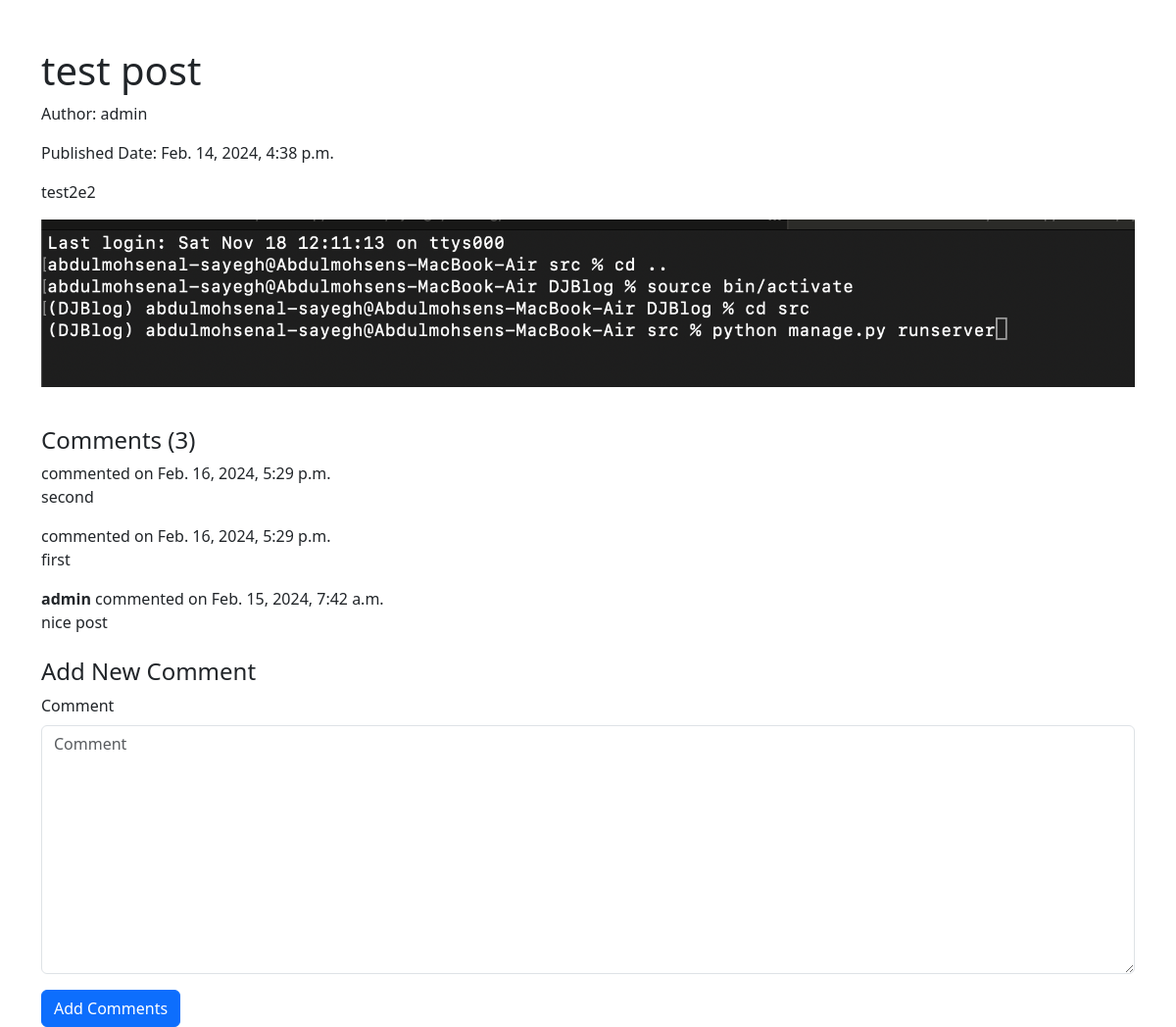
Page /blog/1/ on the committed database.
### blog/models.py (models this page shows, shortened)
class Post(models.Model):
    title = models.CharField(max_length = 100)
    content = models.TextField(max_length = 10000)
    author =models.ForeignKey(User, related_name = 'post_author', on_delete=models.CASCADE)
    draft = models.BooleanField(default = True)
    publish_date = models.DateTimeField(auto_now_add = True)
    tags = TaggableManager()
    image = models.ImageField(upload_to='blog',blank=True,null=True)

class Comments(models.Model):
    post = models.ForeignKey(Post, related_name= 'comment_post',on_delete =models.CASCADE)
    user = models.ForeignKey(User, related_name='comment_user', on_delete=models.CASCADE,null=True, blank=True)
    comment = models.TextField(max_length = 200)
    created_at = models.DateTimeField(auto_now_add=True)

### blog/views.py (the view)
# urls.py: path('<int:pk>/', post_detail, name='post-detail'),
def post_detail(request, pk):
    post = get_object_or_404(Post, pk=pk)
    comments = post.comment_post.all().order_by('-created_at')
    if request.method == 'POST':
        form = CommentForm(request.POST)
        if form.is_valid():
            myform = form.save(commit=False)
            myform.post = post
            myform.save()
    else:
        form = CommentForm()
    context = {
        'post': post,
        'comments': comments,
        'form': form,
    }
    return render(request, 'blog/post_detail.html', context)

### blog/forms.py
class CommentForm(forms.ModelForm):
    class Meta:
        model = Comments
        fields = ['comment']

### blog/templates/blog/post_detail.html (shortened to what this page needs)
{% load django_bootstrap5 %}
<!doctype html>
<html lang="en">
<head>
    <link href="https://cdn.jsdelivr.net/npm/bootstrap@5.3.2/dist/css/bootstrap.min.css" rel="stylesheet">
</head>
<body>
    <div class="container mt-5">
        <h1>{{ post.title }}</h1>
        <p>Author: {{ post.author.username }}</p>
        <p>Published Date: {{ post.publish_date }}</p>
        <div class="mb-3">{{ post.content|safe }}</div>
        {% if post.image %}
            <img src="{{ post.image.url }}" alt="Post image" class="img-fluid mb-3">
        {% endif %}
    </div>
    <div class="container mt-4">
        <h4>Comments ({{comments|length}})</h4>
        <ul class="list-unstyled">
            {% for comment in comments %}
            <li class="mb-3">
                <strong>{{ comment.user.username }}</strong> commented on {{ comment.created_at }}
                <div>{{ comment.comment }}</div>
            </li>
            {% empty %}
            <li>No comments yet.</li>
            {% endfor %}
        </ul>
    </div>
    <div class="container mt-4">
        <h4>Add New Comment</h4>
        <form method="post">
            {% bootstrap_form form %}
            {% bootstrap_button button_type="submit" content="Add Comments" %}
        </form>
    </div>
</body>
</html>

### rows in the picture
Post: title "test post", author.username "admin", publish_date "Feb. 14, 2024, 4:38 p.m.", content "test2e2", image (picture)
Comments: created_at "Feb. 16, 2024, 5:29 p.m.", comment "second"
Comments: created_at "Feb. 16, 2024, 5:29 p.m.", comment "first"
Comments: user.username "admin", created_at "Feb. 15, 2024, 7:42 a.m.", comment "nice post"

### other values in the picture
{{ comments|length }} "3"
